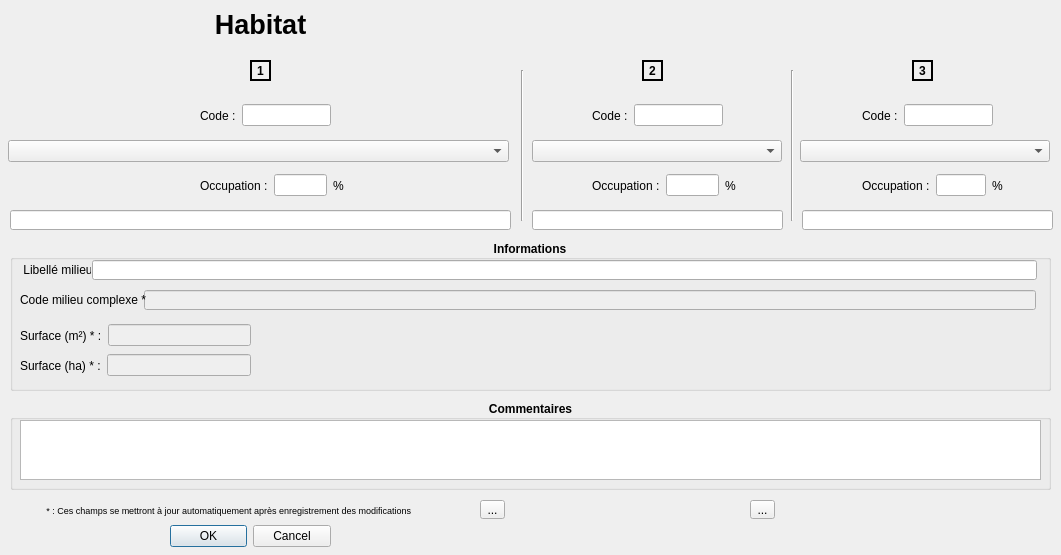
<?xml version="1.0" encoding="UTF-8"?>
<ui version="4.0">
 <class>Dialog</class>
 <widget class="QDialog" name="Dialog">
  <property name="geometry">
   <rect>
    <x>0</x>
    <y>0</y>
    <width>1061</width>
    <height>555</height>
   </rect>
  </property>
  <property name="minimumSize">
   <size>
    <width>429</width>
    <height>555</height>
   </size>
  </property>
  <property name="maximumSize">
   <size>
    <width>3000</width>
    <height>555</height>
   </size>
  </property>
  <property name="palette">
   <palette>
    <active>
     <colorrole role="WindowText">
      <brush brushstyle="SolidPattern">
       <color alpha="255">
        <red>0</red>
        <green>0</green>
        <blue>0</blue>
       </color>
      </brush>
     </colorrole>
     <colorrole role="Text">
      <brush brushstyle="SolidPattern">
       <color alpha="255">
        <red>0</red>
        <green>0</green>
        <blue>0</blue>
       </color>
      </brush>
     </colorrole>
     <colorrole role="ButtonText">
      <brush brushstyle="SolidPattern">
       <color alpha="255">
        <red>0</red>
        <green>0</green>
        <blue>0</blue>
       </color>
      </brush>
     </colorrole>
    </active>
    <inactive>
     <colorrole role="WindowText">
      <brush brushstyle="SolidPattern">
       <color alpha="255">
        <red>0</red>
        <green>0</green>
        <blue>0</blue>
       </color>
      </brush>
     </colorrole>
     <colorrole role="Text">
      <brush brushstyle="SolidPattern">
       <color alpha="255">
        <red>0</red>
        <green>0</green>
        <blue>0</blue>
       </color>
      </brush>
     </colorrole>
     <colorrole role="ButtonText">
      <brush brushstyle="SolidPattern">
       <color alpha="255">
        <red>0</red>
        <green>0</green>
        <blue>0</blue>
       </color>
      </brush>
     </colorrole>
    </inactive>
    <disabled>
     <colorrole role="WindowText">
      <brush brushstyle="SolidPattern">
       <color alpha="255">
        <red>0</red>
        <green>0</green>
        <blue>0</blue>
       </color>
      </brush>
     </colorrole>
     <colorrole role="Text">
      <brush brushstyle="SolidPattern">
       <color alpha="255">
        <red>0</red>
        <green>0</green>
        <blue>0</blue>
       </color>
      </brush>
     </colorrole>
     <colorrole role="ButtonText">
      <brush brushstyle="SolidPattern">
       <color alpha="255">
        <red>0</red>
        <green>0</green>
        <blue>0</blue>
       </color>
      </brush>
     </colorrole>
    </disabled>
   </palette>
  </property>
  <property name="windowTitle">
   <string>Habitat</string>
  </property>
  <property name="layoutDirection">
   <enum>Qt::LeftToRight</enum>
  </property>
  <widget class="QDialogButtonBox" name="buttonBox">
   <property name="geometry">
    <rect>
     <x>170</x>
     <y>520</y>
     <width>161</width>
     <height>32</height>
    </rect>
   </property>
   <property name="orientation">
    <enum>Qt::Horizontal</enum>
   </property>
   <property name="standardButtons">
    <set>QDialogButtonBox::Cancel|QDialogButtonBox::Ok</set>
   </property>
  </widget>
  <widget class="QLabel" name="titre">
   <property name="geometry">
    <rect>
     <x>5</x>
     <y>9</y>
     <width>511</width>
     <height>31</height>
    </rect>
   </property>
   <property name="font">
    <font>
     <pointsize>20</pointsize>
     <weight>75</weight>
     <bold>true</bold>
     <kerning>true</kerning>
    </font>
   </property>
   <property name="text">
    <string>Habitat</string>
   </property>
   <property name="alignment">
    <set>Qt::AlignCenter</set>
   </property>
  </widget>
  <widget class="Line" name="line">
   <property name="geometry">
    <rect>
     <x>512</x>
     <y>70</y>
     <width>20</width>
     <height>151</height>
    </rect>
   </property>
   <property name="orientation">
    <enum>Qt::Vertical</enum>
   </property>
  </widget>
  <widget class="Line" name="line_2">
   <property name="geometry">
    <rect>
     <x>782</x>
     <y>70</y>
     <width>20</width>
     <height>151</height>
    </rect>
   </property>
   <property name="orientation">
    <enum>Qt::Vertical</enum>
   </property>
  </widget>
  <widget class="QWidget" name="horizontalLayoutWidget">
   <property name="geometry">
    <rect>
     <x>200</x>
     <y>100</y>
     <width>131</width>
     <height>31</height>
    </rect>
   </property>
   <layout class="QHBoxLayout" name="horizontalLayout">
    <property name="spacing">
     <number>6</number>
    </property>
    <item>
     <widget class="QLabel" name="label">
      <property name="text">
       <string>Code :</string>
      </property>
     </widget>
    </item>
    <item>
     <widget class="QLineEdit" name="cd_cb_01">
      <property name="alignment">
       <set>Qt::AlignCenter</set>
      </property>
     </widget>
    </item>
   </layout>
  </widget>
  <widget class="QComboBox" name="lb_cb97_fr_list_01">
   <property name="geometry">
    <rect>
     <x>8</x>
     <y>140</y>
     <width>501</width>
     <height>22</height>
    </rect>
   </property>
  </widget>
  <widget class="QWidget" name="horizontalLayoutWidget_2">
   <property name="geometry">
    <rect>
     <x>200</x>
     <y>170</y>
     <width>144</width>
     <height>31</height>
    </rect>
   </property>
   <layout class="QHBoxLayout" name="horizontalLayout_2">
    <item>
     <widget class="QLabel" name="label_4">
      <property name="text">
       <string>Occupation :</string>
      </property>
     </widget>
    </item>
    <item>
     <widget class="QLineEdit" name="occupation_01">
      <property name="alignment">
       <set>Qt::AlignCenter</set>
      </property>
     </widget>
    </item>
    <item>
     <widget class="QLabel" name="label_2">
      <property name="text">
       <string>%</string>
      </property>
     </widget>
    </item>
   </layout>
  </widget>
  <widget class="QWidget" name="horizontalLayoutWidget_3">
   <property name="geometry">
    <rect>
     <x>592</x>
     <y>170</y>
     <width>144</width>
     <height>31</height>
    </rect>
   </property>
   <layout class="QHBoxLayout" name="horizontalLayout_4">
    <property name="sizeConstraint">
     <enum>QLayout::SetDefaultConstraint</enum>
    </property>
    <item>
     <widget class="QLabel" name="label_5">
      <property name="text">
       <string>Occupation :</string>
      </property>
     </widget>
    </item>
    <item>
     <widget class="QLineEdit" name="occupation_02">
      <property name="alignment">
       <set>Qt::AlignCenter</set>
      </property>
     </widget>
    </item>
    <item>
     <widget class="QLabel" name="label_6">
      <property name="text">
       <string>%</string>
      </property>
     </widget>
    </item>
   </layout>
  </widget>
  <widget class="QComboBox" name="lb_cb97_fr_list_02">
   <property name="geometry">
    <rect>
     <x>532</x>
     <y>140</y>
     <width>250</width>
     <height>22</height>
    </rect>
   </property>
  </widget>
  <widget class="QWidget" name="horizontalLayoutWidget_4">
   <property name="geometry">
    <rect>
     <x>592</x>
     <y>100</y>
     <width>131</width>
     <height>31</height>
    </rect>
   </property>
   <layout class="QHBoxLayout" name="horizontalLayout_5">
    <property name="spacing">
     <number>6</number>
    </property>
    <item>
     <widget class="QLabel" name="label_7">
      <property name="text">
       <string>Code :</string>
      </property>
     </widget>
    </item>
    <item>
     <widget class="QLineEdit" name="cd_cb_02">
      <property name="alignment">
       <set>Qt::AlignCenter</set>
      </property>
     </widget>
    </item>
   </layout>
  </widget>
  <widget class="QWidget" name="horizontalLayoutWidget_5">
   <property name="geometry">
    <rect>
     <x>862</x>
     <y>170</y>
     <width>141</width>
     <height>31</height>
    </rect>
   </property>
   <layout class="QHBoxLayout" name="horizontalLayout_6">
    <item>
     <widget class="QLabel" name="label_8">
      <property name="text">
       <string>Occupation :</string>
      </property>
     </widget>
    </item>
    <item>
     <widget class="QLineEdit" name="occupation_03">
      <property name="alignment">
       <set>Qt::AlignCenter</set>
      </property>
     </widget>
    </item>
    <item>
     <widget class="QLabel" name="label_9">
      <property name="text">
       <string>%</string>
      </property>
     </widget>
    </item>
   </layout>
  </widget>
  <widget class="QComboBox" name="lb_cb97_fr_list_03">
   <property name="geometry">
    <rect>
     <x>800</x>
     <y>140</y>
     <width>250</width>
     <height>22</height>
    </rect>
   </property>
  </widget>
  <widget class="QWidget" name="horizontalLayoutWidget_6">
   <property name="geometry">
    <rect>
     <x>862</x>
     <y>100</y>
     <width>131</width>
     <height>31</height>
    </rect>
   </property>
   <layout class="QHBoxLayout" name="horizontalLayout_7">
    <property name="spacing">
     <number>6</number>
    </property>
    <item>
     <widget class="QLabel" name="label_10">
      <property name="text">
       <string>Code :</string>
      </property>
     </widget>
    </item>
    <item>
     <widget class="QLineEdit" name="cd_cb_03">
      <property name="alignment">
       <set>Qt::AlignCenter</set>
      </property>
     </widget>
    </item>
   </layout>
  </widget>
  <widget class="QLabel" name="label_11">
   <property name="geometry">
    <rect>
     <x>250</x>
     <y>60</y>
     <width>21</width>
     <height>21</height>
    </rect>
   </property>
   <property name="font">
    <font>
     <weight>75</weight>
     <bold>true</bold>
    </font>
   </property>
   <property name="frameShape">
    <enum>QFrame::Box</enum>
   </property>
   <property name="lineWidth">
    <number>2</number>
   </property>
   <property name="midLineWidth">
    <number>0</number>
   </property>
   <property name="text">
    <string>1</string>
   </property>
   <property name="alignment">
    <set>Qt::AlignCenter</set>
   </property>
   <property name="wordWrap">
    <bool>false</bool>
   </property>
  </widget>
  <widget class="QLabel" name="label_14">
   <property name="geometry">
    <rect>
     <x>912</x>
     <y>60</y>
     <width>21</width>
     <height>21</height>
    </rect>
   </property>
   <property name="font">
    <font>
     <weight>75</weight>
     <bold>true</bold>
    </font>
   </property>
   <property name="frameShape">
    <enum>QFrame::Box</enum>
   </property>
   <property name="lineWidth">
    <number>2</number>
   </property>
   <property name="midLineWidth">
    <number>0</number>
   </property>
   <property name="text">
    <string>3</string>
   </property>
   <property name="alignment">
    <set>Qt::AlignCenter</set>
   </property>
   <property name="wordWrap">
    <bool>false</bool>
   </property>
  </widget>
  <widget class="QLabel" name="label_15">
   <property name="geometry">
    <rect>
     <x>642</x>
     <y>60</y>
     <width>21</width>
     <height>21</height>
    </rect>
   </property>
   <property name="font">
    <font>
     <weight>75</weight>
     <bold>true</bold>
    </font>
   </property>
   <property name="frameShape">
    <enum>QFrame::Box</enum>
   </property>
   <property name="lineWidth">
    <number>2</number>
   </property>
   <property name="midLineWidth">
    <number>0</number>
   </property>
   <property name="text">
    <string>2</string>
   </property>
   <property name="alignment">
    <set>Qt::AlignCenter</set>
   </property>
   <property name="wordWrap">
    <bool>false</bool>
   </property>
  </widget>
  <widget class="QGroupBox" name="groupBox">
   <property name="geometry">
    <rect>
     <x>10</x>
     <y>240</y>
     <width>1041</width>
     <height>151</height>
    </rect>
   </property>
   <property name="font">
    <font>
     <weight>75</weight>
     <italic>false</italic>
     <bold>true</bold>
     <underline>false</underline>
    </font>
   </property>
   <property name="layoutDirection">
    <enum>Qt::LeftToRight</enum>
   </property>
   <property name="autoFillBackground">
    <bool>false</bool>
   </property>
   <property name="title">
    <string>Informations</string>
   </property>
   <property name="alignment">
    <set>Qt::AlignCenter</set>
   </property>
   <widget class="QWidget" name="horizontalLayoutWidget_7">
    <property name="geometry">
     <rect>
      <x>10</x>
      <y>80</y>
      <width>231</width>
      <height>31</height>
     </rect>
    </property>
    <layout class="QHBoxLayout" name="horizontalLayout_9">
     <item>
      <widget class="QLabel" name="label_16">
       <property name="font">
        <font>
         <weight>50</weight>
         <bold>false</bold>
        </font>
       </property>
       <property name="text">
        <string>Surface (m²) * :</string>
       </property>
      </widget>
     </item>
     <item>
      <widget class="QLineEdit" name="surface_m2">
       <property name="enabled">
        <bool>false</bool>
       </property>
       <property name="font">
        <font>
         <weight>50</weight>
         <bold>false</bold>
        </font>
       </property>
      </widget>
     </item>
    </layout>
   </widget>
   <widget class="QWidget" name="horizontalLayoutWidget_9">
    <property name="geometry">
     <rect>
      <x>10</x>
      <y>110</y>
      <width>231</width>
      <height>31</height>
     </rect>
    </property>
    <layout class="QHBoxLayout" name="horizontalLayout_11">
     <item>
      <widget class="QLabel" name="label_19">
       <property name="font">
        <font>
         <weight>50</weight>
         <bold>false</bold>
        </font>
       </property>
       <property name="text">
        <string>Surface (ha) * :</string>
       </property>
      </widget>
     </item>
     <item>
      <widget class="QLineEdit" name="surface_ha">
       <property name="enabled">
        <bool>false</bool>
       </property>
       <property name="font">
        <font>
         <weight>50</weight>
         <bold>false</bold>
        </font>
       </property>
      </widget>
     </item>
    </layout>
   </widget>
   <widget class="QLineEdit" name="milieu_libelle">
    <property name="enabled">
     <bool>true</bool>
    </property>
    <property name="geometry">
     <rect>
      <x>82</x>
      <y>20</y>
      <width>945</width>
      <height>20</height>
     </rect>
    </property>
    <property name="font">
     <font>
      <weight>50</weight>
      <bold>false</bold>
     </font>
    </property>
   </widget>
   <widget class="QLineEdit" name="milieu_code">
    <property name="enabled">
     <bool>false</bool>
    </property>
    <property name="geometry">
     <rect>
      <x>134</x>
      <y>50</y>
      <width>892</width>
      <height>20</height>
     </rect>
    </property>
    <property name="font">
     <font>
      <weight>50</weight>
      <bold>false</bold>
     </font>
    </property>
   </widget>
   <widget class="QLabel" name="label_20">
    <property name="geometry">
     <rect>
      <x>10</x>
      <y>20</y>
      <width>71</width>
      <height>19</height>
     </rect>
    </property>
    <property name="font">
     <font>
      <weight>50</weight>
      <bold>false</bold>
     </font>
    </property>
    <property name="text">
     <string> Libellé milieu :</string>
    </property>
   </widget>
   <widget class="QLabel" name="milieu_code_label">
    <property name="geometry">
     <rect>
      <x>10</x>
      <y>50</y>
      <width>129</width>
      <height>19</height>
     </rect>
    </property>
    <property name="font">
     <font>
      <weight>50</weight>
      <bold>false</bold>
     </font>
    </property>
    <property name="text">
     <string>Code milieu complexe * :</string>
    </property>
   </widget>
  </widget>
  <widget class="QLabel" name="label_17">
   <property name="geometry">
    <rect>
     <x>20</x>
     <y>500</y>
     <width>391</width>
     <height>21</height>
    </rect>
   </property>
   <property name="font">
    <font>
     <family>Arial</family>
     <pointsize>7</pointsize>
     <weight>50</weight>
     <bold>false</bold>
    </font>
   </property>
   <property name="text">
    <string>* : Ces champs se mettront à jour automatiquement après enregistrement des modifications</string>
   </property>
   <property name="alignment">
    <set>Qt::AlignRight|Qt::AlignTrailing|Qt::AlignVCenter</set>
   </property>
  </widget>
  <widget class="QLineEdit" name="lb_cb97_fr_01">
   <property name="geometry">
    <rect>
     <x>10</x>
     <y>210</y>
     <width>501</width>
     <height>20</height>
    </rect>
   </property>
  </widget>
  <widget class="QLineEdit" name="lb_cb97_fr_02">
   <property name="geometry">
    <rect>
     <x>532</x>
     <y>210</y>
     <width>251</width>
     <height>20</height>
    </rect>
   </property>
  </widget>
  <widget class="QLineEdit" name="lb_cb97_fr_03">
   <property name="geometry">
    <rect>
     <x>802</x>
     <y>210</y>
     <width>251</width>
     <height>20</height>
    </rect>
   </property>
  </widget>
  <widget class="QToolButton" name="agrandir_01">
   <property name="geometry">
    <rect>
     <x>480</x>
     <y>500</y>
     <width>25</width>
     <height>19</height>
    </rect>
   </property>
   <property name="text">
    <string>...</string>
   </property>
  </widget>
  <widget class="QToolButton" name="agrandir_02">
   <property name="geometry">
    <rect>
     <x>750</x>
     <y>500</y>
     <width>25</width>
     <height>19</height>
    </rect>
   </property>
   <property name="text">
    <string>...</string>
   </property>
  </widget>
  <widget class="QGroupBox" name="groupBox_2">
   <property name="geometry">
    <rect>
     <x>10</x>
     <y>400</y>
     <width>1041</width>
     <height>90</height>
    </rect>
   </property>
   <property name="font">
    <font>
     <weight>75</weight>
     <bold>true</bold>
    </font>
   </property>
   <property name="title">
    <string>Commentaires</string>
   </property>
   <property name="alignment">
    <set>Qt::AlignCenter</set>
   </property>
   <widget class="QPlainTextEdit" name="commentaire">
    <property name="geometry">
     <rect>
      <x>10</x>
      <y>20</y>
      <width>1021</width>
      <height>60</height>
     </rect>
    </property>
    <property name="minimumSize">
     <size>
      <width>0</width>
      <height>60</height>
     </size>
    </property>
    <property name="maximumSize">
     <size>
      <width>16777215</width>
      <height>200</height>
     </size>
    </property>
    <property name="font">
     <font>
      <weight>50</weight>
      <bold>false</bold>
     </font>
    </property>
   </widget>
  </widget>
 </widget>
 <resources/>
 <connections>
  <connection>
   <sender>buttonBox</sender>
   <signal>accepted()</signal>
   <receiver>Dialog</receiver>
   <slot>accept()</slot>
   <hints>
    <hint type="sourcelabel">
     <x>248</x>
     <y>254</y>
    </hint>
    <hint type="destinationlabel">
     <x>157</x>
     <y>274</y>
    </hint>
   </hints>
  </connection>
  <connection>
   <sender>buttonBox</sender>
   <signal>rejected()</signal>
   <receiver>Dialog</receiver>
   <slot>reject()</slot>
   <hints>
    <hint type="sourcelabel">
     <x>316</x>
     <y>260</y>
    </hint>
    <hint type="destinationlabel">
     <x>286</x>
     <y>274</y>
    </hint>
   </hints>
  </connection>
 </connections>
</ui>
